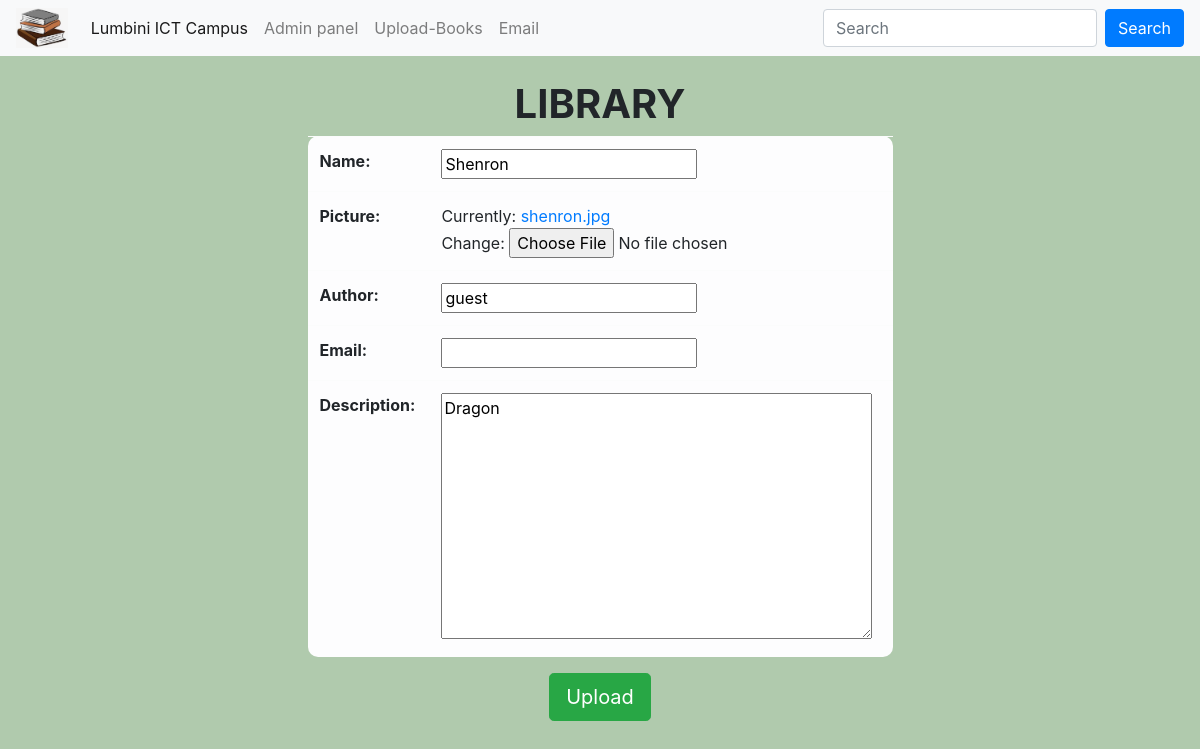
Page /update/5 on the committed database.
### book/models.py (models this page shows, shortened)
class Book(models.Model):  # models vaneko package ani Model vaneko models vitra ko library
    name=models.CharField(max_length=50)
    picture=models.ImageField()
    author=models.CharField(max_length=25,default='guest')
    email=models.EmailField(blank=True)
    description=models.TextField(default='Available in Lict Library',max_length=50)

### book/views.py (the view)
# urls.py: path('update/<int:book_id>',views.update_book,name='update'),
def update_book(request,book_id):
    book_id= int(book_id)
    try:
        book_shelf=Book.objects.get(id=book_id)
    except Book.DoesNotExist:
        return redirect('home')
    book_form= BookCreate(request.POST or None, instance= book_shelf)
    if book_form.is_valid():
        book_form.save()
        return redirect('home')
    return render(request,'uploadform.html',{'uploadform':book_form})

### book/forms.py
class BookCreate(forms.ModelForm):
    class Meta:
        model= Book
        fields='__all__'

### template/uploadform.html (shortened to what this page needs)
{% extends 'lict.html' %}
{% block content %}
<center>
    <form method="POST" enctype="multipart/form-data">
        <table class="w-50 table table-light" style="border-radius:10px;">
            {% for field in uploadform %}
            <tr>
                <th>{{field.label}}:</th>
                <td>{{field}}</td>
            </tr>
            {% endfor %}
        </table>
        <button type="submit" class="btn btn-lg btn-success md-5">Upload</button>
    </form>
</center>
{% endblock %}

### rows in the picture
Book: uploadform "Shenron" "guest" "Dragon"

### other values in the picture
{{ field.label }} "Name" "Picture" "Author" "Email" "Description"
